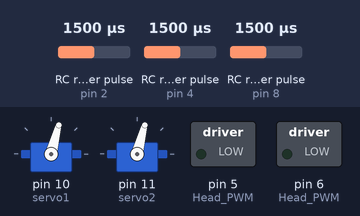
Bench run of a sketch on a simulated Arduino Uno, built with avr-gcc and run on an emulated ATmega328P. On the bench: 2 × servo, switched loads named in the sketch (green lamp = pin HIGH). Wiring (inferred from the names in the program): 3 × RC receiver channel: data pin 2 / data pin 4 / data pin 8. The test bench sets the inputs (shaded band); at power-on: RC receiver pulse (sensors on pin 2, pin 4, pin 8) 1500 µs.

Above: at 1.2 s.
1.3 s: RC receiver pulse (sensor on pin 2) set to 1020 µs
At 1.6 s:
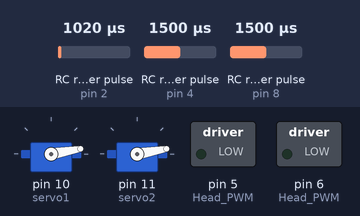
2.8 s: RC receiver pulse (sensor on pin 4) set to 1020 µs
At 4.0 s:
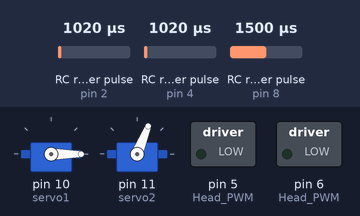
4.3 s: RC receiver pulse (sensor on pin 8) set to 1020 µs
At 5.1 s:
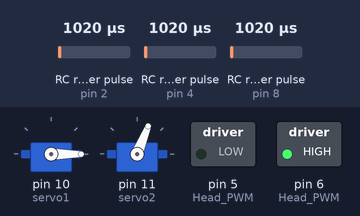
5.8 s: RC receiver pulse (sensor on pin 2) set to 1250 µs
At 6.2 s:
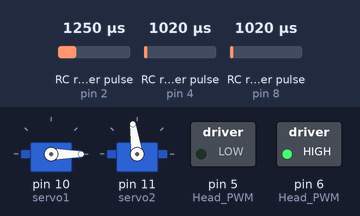
7.3 s: RC receiver pulse (sensor on pin 4) set to 1500 µs
At 8.5 s:
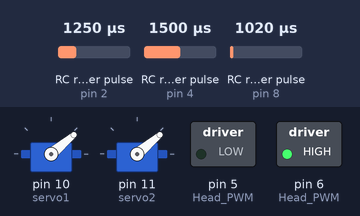
8.8 s: RC receiver pulse (sensor on pin 8) set to 1250 µs
At 9.7 s:
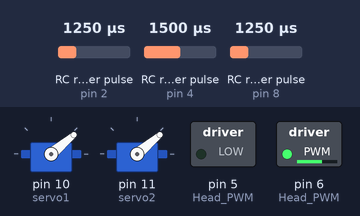
Timing chart, 0 to 11.3 s (numbered marks = the images above; inputs shaded):
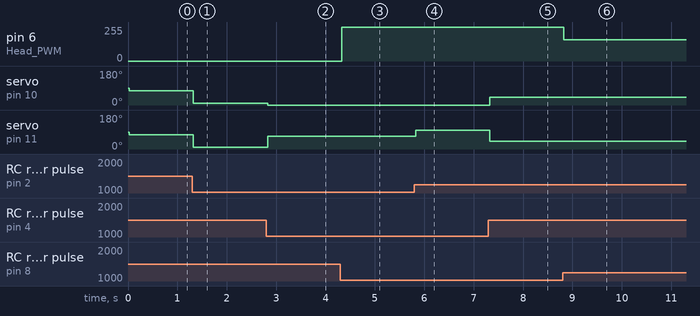

Measured:
- after the input at 1.3 s, servo on pin 10 (servo1), servo on pin 11 (servo2): 75° → 10° at once
- after the input at 2.8 s, servo on pin 10 (servo1): 10° → 0° at once; servo on pin 11 (servo2): 10° → 68° at once
- after the input at 4.3 s, pin 6 (Head_PWM): 0/255 → 255/255 at once
- after the input at 5.8 s, servo on pin 11 (servo2): 68° → 98° at once
- after the input at 7.3 s, servo on pin 10 (servo1): 0° → 40° at once; servo on pin 11 (servo2): 98° → 40° at once
- after the input at 8.8 s, pin 6 (Head_PWM): 255/255 → 159/255 at once

The sketch:

servomixer02.ino
```cpp
#include <Servo.h>
Servo servo1;
Servo servo2;

int channel1; // Forward & Backwards input variable
int channel2; // Left & Right input variable
int channel3; // Head turning input variable
int houtput1; //Head turning output1
int houtput2; //Head turning output2
int output1; // Output first wheel variable
int output2; // Output second wheel variable
int diff; // Difference when steering

void setup() {

  servo1.attach(10);  // servo output on pin 10
  servo2.attach(11);  // servo output on pin 11

  pinMode(5, OUTPUT); // Head PWM
  pinMode(6, OUTPUT); // Head PWM

  pinMode(2, INPUT); // Wire to actual channel 2 for throttle
  pinMode(4, INPUT); // Wire to actual channel 1 for steering
  pinMode(8, INPUT); // Wire to actual channel 4 for head turning
}

void loop() {

  channel1 = pulseIn(2, HIGH, 25000); // Read throttle
  channel2 = pulseIn(4, HIGH, 25000); // Read steering
  channel3 = pulseIn(8, HIGH, 25000); // Read head turning

  channel1 = map(channel1, 1100, 1900, 20, 130); // Scale throttle
  channel2 = map(channel2, 1100, 1900, 0, 200); // Scale steering
  channel3 = map(channel3, 1100, 1900, 0, 510); // Scale head turning

  channel1 = constrain(channel1,10,190); // Limit throttle
  channel2 = constrain(channel2,10,190); // Limit steering
  channel3 = constrain(channel3,0,510); // Limit head turning

  diff = channel2 - 100;  // Work out steering difference from centre point
  diff = map(diff, 0, 100, 0 , 65); // Scale steering value

  output1 = channel1 + diff;  // First wheel output value
  output2 = channel1 - diff;  // Second wheel output value

  if(channel3 > 280)
  {
    houtput1 = channel3-255;
    houtput2 = 0;
  }
  else if(channel3 < 230)
  {
    houtput1 = 0;
    houtput2 = 255-channel3;
  }
  else
  {
  houtput1 = 0;
  houtput2 = 0;
  }

  servo1.write(output1);
  servo2.write(output2);

  analogWrite(5,houtput1);
  analogWrite(6,houtput2);

}
```
